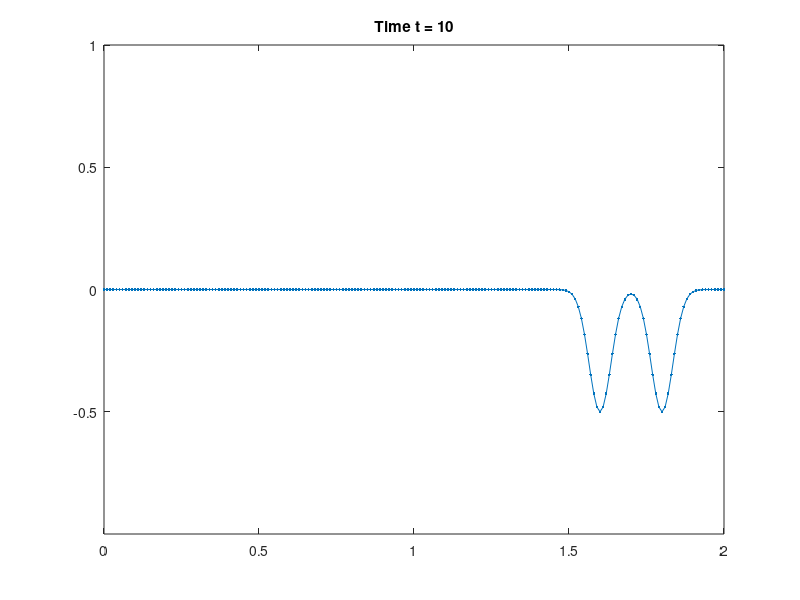

This figure's MATLAB source:
function oneDimWaveEquation()

% Speed of wave
C = 1;
% Step size in space
dx = 0.01;
% Length of beam
Length = 2;
% Number of nodes in space
nx = Length/dx+1;
% Step size in time
dt = 0.01;
% End of simulation
Time = 10;
% Number of nodes in time
nt = Time/dt+1;

% Create linspace of position and time
x = 0:dx:Length;
t = 0:dt:Time;

% Keep the solution of the wave equation in this variable as (time, space)
U = zeros(numel(t), numel(x));


r = C*dt/dx;


%% Conditions
%%% Initial conditions
% Initial shape is a sine wave
% U_initPosition = sin(2*pi*x);
% U_initPosition(ceil(end/2):end) = 0;
U_startPos = @(x) sin(2*pi*x);
U_startPos = @(x) exp(-400.*(x - 0.3).^2);
% Initial velocity be set to zero
U_startVel = @(x) x.*0; % cos(2*pi*x);
% U_startVel = @(x) x(2:end-1).*0; % cos(2*pi*x);

%%% Boundary conditions (left side)
% Left side: fix to zero
% U_left = zeros(numel(t), 1);
U_left = @(t) 0*t;

% Right side: a sine wave for the first half, then fixed
U_right = @(t) 0; % iif(t < Time/2, @() sin(2*pi*t), true, 0);


% Construct leapfrog matrix
B = diag(2*(1-r^2)*ones(nx,1),0) + diag(r^2*ones(nx-1,1),1) + diag(r^2*ones(nx-1,1),-1);
% B = diag(2*(1-r^2)*ones(nx-2,1),0) + diag(r^2*ones(nx-3,1),1) + diag(r^2*ones(nx-3,1),-1);

b = @(t) r^2.*[U_left(t), zeros(1, nx-2), U_right(t)];
% b = @(x) r^2.*[U_left(x), zeros(1, nx-4), U_right(x)];

U(1,:) = U_startPos(x);
% Get the simulation started for t = t1
% b0 = r^2.*[U_left(0), ...
%             zeros(1,nx-2), ...
%             U_right(0)];
U(2,:) = 1/2.*transpose(B*transpose(U(1,:))) + dt*U_startVel(x) + 1/2.*b(0);
% U(2,1) = U_left(0+dt);
% U(2,2:end-1) = 1/2.*transpose(B*transpose(U(1,2:end-1))) + dt*U_startVel(x) + 1/2.*b(0);
% U(2,end) = U_left(0+dt);


%% Run the approxmiation
for iTime = 2:numel(t)
%     b = r^2.*[U_left(t(iTime)), ...
%                 zeros(1,nx-2), ...
%                 U_right(t(iTime))];
    U(iTime+1,:) = transpose(B*transpose(U(iTime,:))) - U(iTime-1,:) + b(t(iTime));
%     U(iTime+1,1) = U_left(t(iTime));
%     U(iTime+1,2:end-1) = transpose(B*transpose(U(iTime,2:end-1))) - U(iTime-1,2:end-1) + b(t(iTime));
%     U(iTime+1,end) = U_right(t(iTime));
end

hFig = figure;
hPlot = plot(NaN, NaN);
hTitle = title('');
ylim([min(min(U)), max(max(U))]);

% for iX = 1:numel(x)
%     set(hPlot, 'XData', t, 'YData', U(1:end-1,iX));
%     set(hTitle, 'String', ['Pose X = ' , num2str(x(iX))]);
%     drawnow;
%     pause(0.25);
% end

nFramesPerSecond = 24;
dTimePlot = round(1/(nFramesPerSecond*dt));

for iTime = 1:dTimePlot:numel(t)
    set(hPlot, 'XData', x, 'YData', U(iTime,:));
    set(hTitle, 'String', ['Time t = ' , num2str(t(iTime))]);
    drawnow
    pause(1/nFramesPerSecond);
end

end
